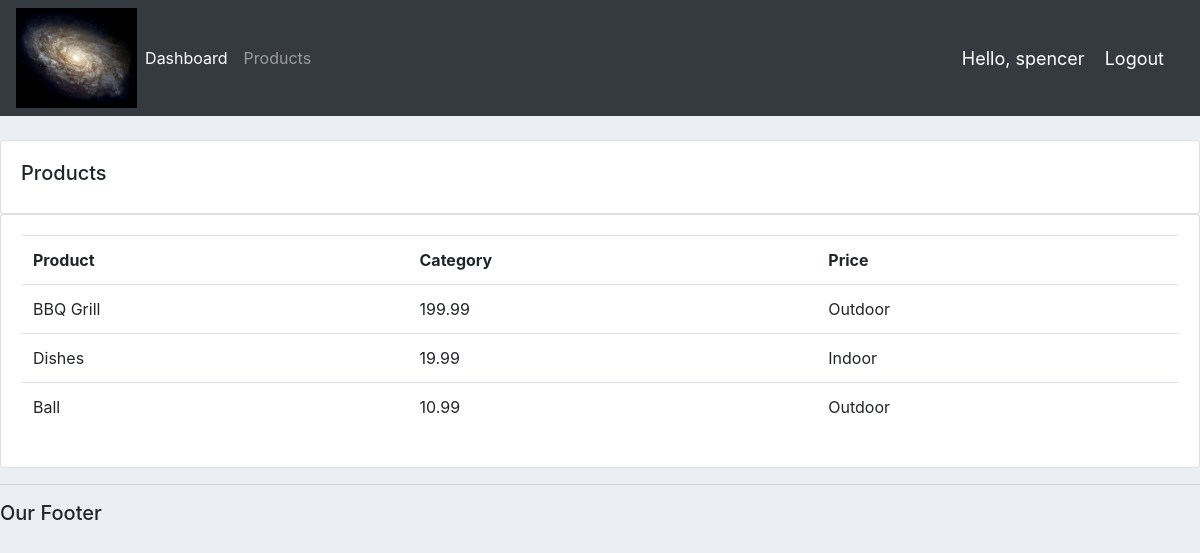
Screenshot of /products/ (signed in) with the database file from the repository.
### accounts/models.py (models this page shows, shortened)
class Product(models.Model):
    CATEGORY = (
        ('Indoor', 'Indoor'),
        ('Outdoor', 'Outdoor'),
    )
    name = models.CharField(max_length=200, null=True)
    price = models.FloatField(null=True)
    category = models.CharField(max_length=200, null=True, choices=CATEGORY)
    description = models.CharField(max_length=200, null=True, blank=True)
    date_created = models.DateTimeField(auto_now_add=True, null=True)
    tags = models.ManyToManyField(Tag)

### accounts/views.py (the view)
# urls.py: path('products/', views.products, name="products"),
@login_required(login_url='login')
def products(request):
    products = Product.objects.all()
    return render(request, 'accounts/products.html', {'products': products})

### accounts/templates/accounts/products.html
{% extends 'accounts/main.html' %}
{% block content %}
    <br>
    <div class="row">
        <div class="col-md">
            <div class="card card-body">
                <h5>Products</h5>
            </div>
            <div class="card card-body">
                <table class="table">
                    <tr>
                        <th>Product</th>
                        <th>Category</th>
                        <th>Price</th>
                    </tr>
                    {% for i in products %}
                        <tr>
                            <td>{{i.name}}</td>
                            <td>{{i.price}}</td>
                            <td>{{i.category}}</td>
                        </tr>
                    {% endfor %}
                </table>
            </div>
        </div>
    </div>
{% endblock content %}

### accounts/templates/accounts/navbar.html (shortened to what this page needs)
{% load static %}
<nav class="navbar navbar-expand-lg navbar-dark bg-dark">
    <img src="{% static 'images/galaxy.jpg' %}" class="img-fluid" style="height: 100px">
    <div class="collapse navbar-collapse" id="navbarNav">
      <ul class="navbar-nav">
        <li class="nav-item active">
          <a class="nav-link" href="{% url 'home' %}">Dashboard</a>
        </li>
        <li class="nav-item">
          <a class="nav-link" href="{% url 'products' %}">Products</a>
        </li>
      </ul>
    </div>
    <span class="hello-msg">Hello, {{request.user}}</span>
    <span><a class="hello-msg" href="{% url 'logout' %}">Logout</a></span>
  </nav>

### static/css/main.css (style rules this page uses)
body { background-color: #ebeff5; }

### accounts/templates/accounts/navbar.html (style rules this page uses)
.hello-msg { font-size: 18px; color: #fff; margin-right: 20px; }

### rows the page displays
Product: name "BBQ Grill", price "199.99", category "Outdoor"
Product: name "Dishes", price "19.99", category "Indoor"
Product: name "Ball", price "10.99", category "Outdoor"

### other values shown
{{ request.user }} "spencer"
